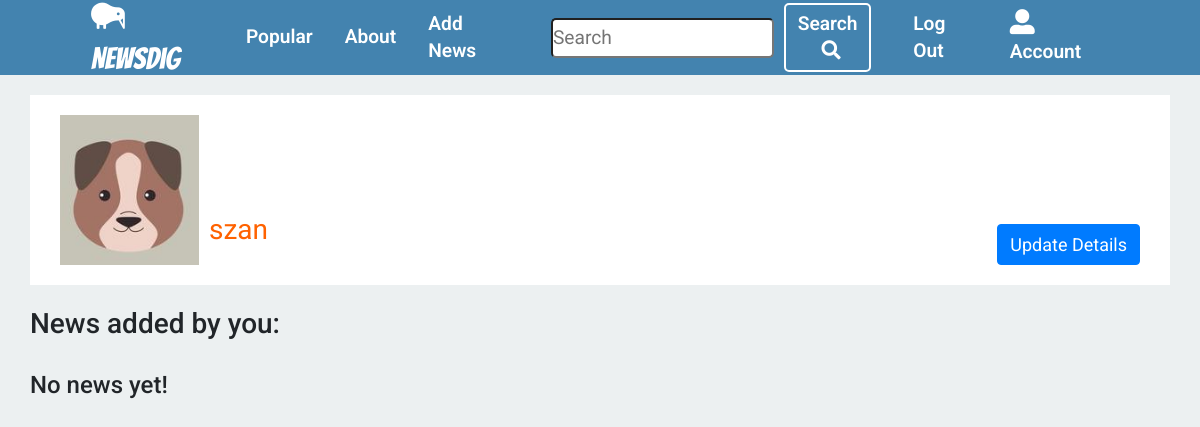
Page /account (signed in) on the earlier database version.
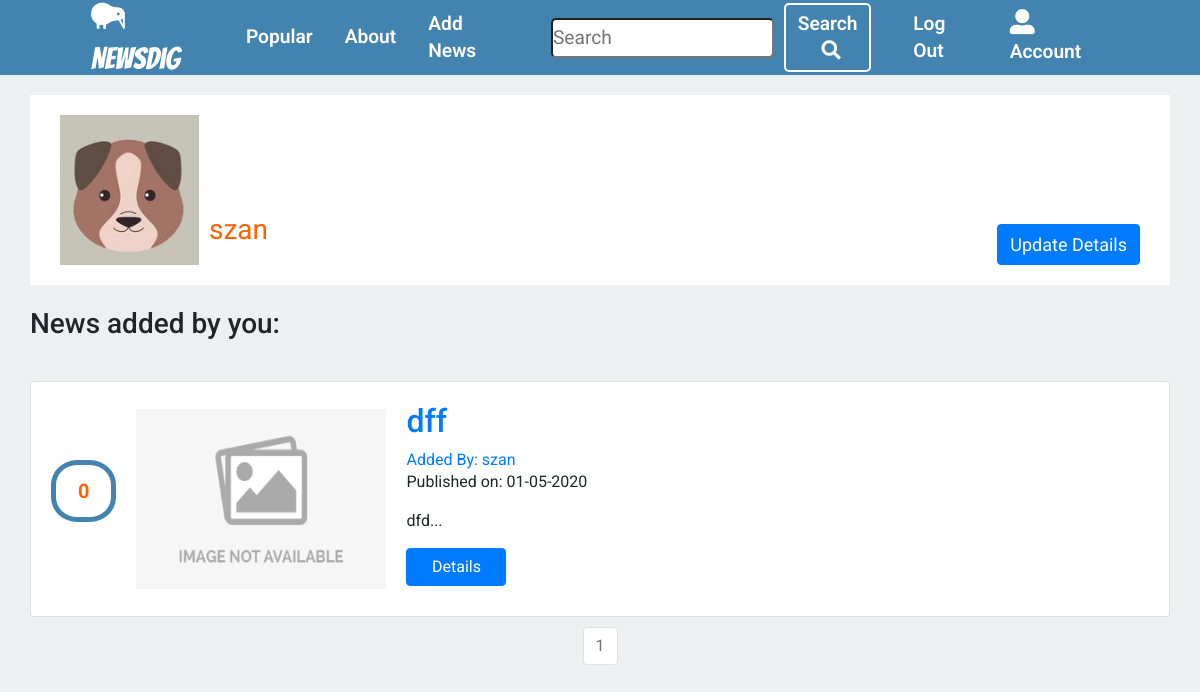
Same page on the later database version.
### news/models.py (models this page shows, shortened)
class News(db.Model):
    __tablename__ = 'news'
    users = db.relationship(User)
    id = db.Column(db.Integer, primary_key=True)
    user_id = db.Column(db.Integer, db.ForeignKey('users.id'), nullable=False)
    picture_link = db.Column(db.String(), nullable=False)
    link = db.Column(db.String(), nullable=False)
    date = db.Column(db.DateTime, nullable=False, default=datetime.utcnow)
    title = db.Column(db.String(140), nullable=False)
    text = db.Column(db.Text, nullable=False)
    comments = db.relationship(
        'Comment', backref='news', lazy=True, cascade="all,delete")
    likes = db.Column(db.Integer, nullable=False, default=0)

class User(db.Model, UserMixin):
    __tablename__ = 'users'
    id = db.Column(db.Integer, primary_key=True)
    profile_image = db.Column(
        db.String(20), nullable=False, default='default_profile.png')
    email = db.Column(db.String(64), unique=True, index=True)
    username = db.Column(db.String(64), unique=True, index=True)
    password_hash = db.Column(db.String(128))
    news_group = db.relationship('News', backref='author', lazy=True)

### news/users/views.py (the view)
@users.route("/account", methods=['GET', 'POST'])
@login_required
def account():
    form = UpdateUserForm()
    page = request.args.get('page', 1, type=int)
    user_news = News.query.filter(
        News.user_id == current_user.id).order_by(
        News.date.desc()).paginate(page=page, per_page=5)
    if form.validate_on_submit():
        if form.picture.data:
            username = current_user.username
            pic = add_profile_pic(form.picture.data, username)
            current_user.profile_image = pic
        current_user.username = form.username.data
        current_user.email = form.email.data
        db.session.commit()
        flash('User Account Updated')
        return redirect(url_for('users.account'))
    elif request.method == 'GET':
        form.username.data = current_user.username
        form.email.data = current_user.email
    profile_image = url_for(
        'static', filename='profile_pics/' + current_user.profile_image)
    return render_template('account.html', profile_image=profile_image, form=form, user_news=user_news)

### news/users/forms.py (shortened to what this page needs)
class UpdateUserForm(FlaskForm):
    email = StringField('Email', validators=[DataRequired(), Email()])
    username = StringField('Username', validators=[DataRequired()])
    picture = FileField('Update Profile Picture', validators=[
                        FileAllowed(['jpg', 'png'])])
    submit = SubmitField('Update')

### news/models.py (called while the page is built)
@login_manager.user_loader
def load_user(user_id):
    return User.query.get(user_id)

### news/templates/account.html (shortened to what this page needs)
{% extends "base.html" %}
{% block content %}
<div class="container">
  <div class="user_info">
    <div>
      <img src="{{ url_for('static', filename='profile_pics/' + current_user.profile_image) }}">
      <p>{{ current_user.username }}</p>
    </div>
    <div>
      <a id="update_user" href="#" class="btn btn-primary">Update Details</a>
    </div>
  </div>
  <br>
  <h3>News added by you:</h3>
  <br>
  {% if not user_news.items %}
  <h4>No news yet!</h4>
  {% else %}
  {% for news in user_news.items %}
  <div class="card">
    <div class="card-body">
      <div class='likes'>
        <p>{{news.likes}}</p>
      </div>
      <div class="miniature">
        {% if news.picture_link%}
        <img src="{{news.picture_link}}" alt="">
        {% else %}
        <img src="{{ url_for('static', filename='default.jpeg') }}">
        {% endif %}
      </div>
      <div class="news_info">
        <h2><a class="card-title" href="  {{ url_for('news_group.news_view', news_id=news.id) }}">{{ news.title }}</a>
        </h2>
        <a href="{{ url_for('users.user_news', username=news.author.username) }}">Added By:
          {{ news.author.username }}</a>
        <p>Published on: {{ news.date.strftime('%d-%m-%Y') }}</p>
        <p class="card-text">{{ news.text[:100] }}...</p>
        <a href="{{ url_for('news_group.news_view', news_id=news.id) }}" class="details_btn btn btn-primary">Details</a>
      </div>
    </div>
  </div>
  {% endfor %}
  {% endif %}
</div>
<nav aria-label="Page navigation example">
  <ul class="pagination ">
    {% for page_num in user_news.iter_pages(left_edge=1, right_edge=1, left_current=1, right_current=2) %}
    {% if user_news.page == page_num %}
    <li class="page-item disabled">
      <a class="page-link" href="{{ url_for('users.account', page=page_num) }}">{{ page_num }}</a></li>
    {% else %}
    <li class="page-item"><a class="page-link" href="{{ url_for('users.account', page=page_num) }}">{{ page_num }}</a>
    </li>
    {% endif %}
    {% endfor %}
</nav>
{% endblock content %}

Differences in the rows shown:
added News: likes "0", title "dff", author.username "szan", date "01-05-2020", text "dfd"
Other differences:
new list line: "1"
text no longer shown: "No news yet!"
